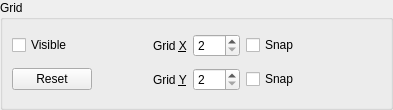
<ui version="4.0" >
 <class>qdesigner_internal::GridPanel</class>
 <widget class="QWidget" name="qdesigner_internal::GridPanel" >
  <property name="geometry" >
   <rect>
    <x>0</x>
    <y>0</y>
    <width>393</width>
    <height>110</height>
   </rect>
  </property>
  <property name="windowTitle" >
   <string>Form</string>
  </property>
  <layout class="QVBoxLayout" >
   <property name="leftMargin" >
    <number>0</number>
   </property>
   <property name="topMargin" >
    <number>0</number>
   </property>
   <property name="rightMargin" >
    <number>0</number>
   </property>
   <property name="bottomMargin" >
    <number>0</number>
   </property>
   <item>
    <widget class="QGroupBox" name="m_gridGroupBox" >
     <property name="title" >
      <string>Grid</string>
     </property>
     <layout class="QGridLayout" >
      <item row="0" column="0" >
       <widget class="QCheckBox" name="m_visibleCheckBox" >
        <property name="sizePolicy" >
         <sizepolicy vsizetype="Fixed" hsizetype="MinimumExpanding" >
          <horstretch>0</horstretch>
          <verstretch>0</verstretch>
         </sizepolicy>
        </property>
        <property name="text" >
         <string>Visible</string>
        </property>
       </widget>
      </item>
      <item row="0" column="1" >
       <widget class="QLabel" name="label" >
        <property name="text" >
         <string>Grid &amp;X</string>
        </property>
        <property name="buddy" >
         <cstring>m_deltaXSpinBox</cstring>
        </property>
       </widget>
      </item>
      <item row="0" column="2" >
       <widget class="QSpinBox" name="m_deltaXSpinBox" >
        <property name="minimum" >
         <number>2</number>
        </property>
        <property name="maximum" >
         <number>100</number>
        </property>
       </widget>
      </item>
      <item row="0" column="3" >
       <widget class="QCheckBox" name="m_snapXCheckBox" >
        <property name="sizePolicy" >
         <sizepolicy vsizetype="Fixed" hsizetype="MinimumExpanding" >
          <horstretch>0</horstretch>
          <verstretch>0</verstretch>
         </sizepolicy>
        </property>
        <property name="text" >
         <string>Snap</string>
        </property>
       </widget>
      </item>
      <item row="1" column="0" >
       <layout class="QHBoxLayout" >
        <item>
         <widget class="QPushButton" name="m_resetButton" >
          <property name="text" >
           <string>Reset</string>
          </property>
         </widget>
        </item>
        <item>
         <spacer>
          <property name="orientation" >
           <enum>Qt::Horizontal</enum>
          </property>
          <property name="sizeHint" >
           <size>
            <width>20</width>
            <height>20</height>
           </size>
          </property>
         </spacer>
        </item>
       </layout>
      </item>
      <item row="1" column="1" >
       <widget class="QLabel" name="label_2" >
        <property name="text" >
         <string>Grid &amp;Y</string>
        </property>
        <property name="buddy" >
         <cstring>m_deltaYSpinBox</cstring>
        </property>
       </widget>
      </item>
      <item row="1" column="2" >
       <widget class="QSpinBox" name="m_deltaYSpinBox" >
        <property name="minimum" >
         <number>2</number>
        </property>
        <property name="maximum" >
         <number>100</number>
        </property>
       </widget>
      </item>
      <item row="1" column="3" >
       <widget class="QCheckBox" name="m_snapYCheckBox" >
        <property name="sizePolicy" >
         <sizepolicy vsizetype="Fixed" hsizetype="MinimumExpanding" >
          <horstretch>0</horstretch>
          <verstretch>0</verstretch>
         </sizepolicy>
        </property>
        <property name="text" >
         <string>Snap</string>
        </property>
       </widget>
      </item>
     </layout>
    </widget>
   </item>
  </layout>
 </widget>
 <connections/>
</ui>
